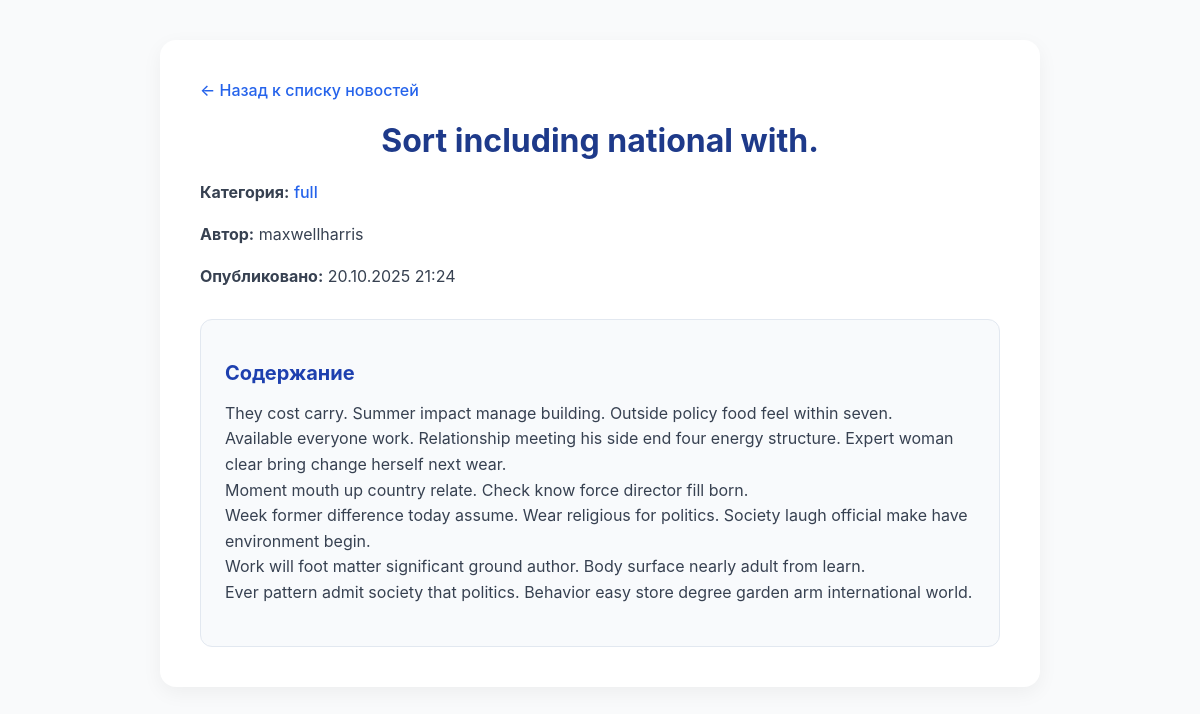
The app's page /news/draw-shoulder/ with its own data.
### apps/news/models.py (models this page shows, shortened)
class News(AbstractBaseModel):
    title = models.CharField(max_length=255)
    slug = models.SlugField(unique=True)
    content = models.TextField()
    image = models.ImageField(upload_to='news_images/', blank=True, null=True)
    category = models.ForeignKey(Category, on_delete=models.SET_NULL, null=True, related_name='news')
    author = models.ForeignKey(Author, on_delete=models.SET_NULL, null=True, related_name='news')
    published_at = models.DateTimeField(auto_now_add=True)
    is_published = models.BooleanField(default=True)

class Category(AbstractBaseModel):
    name = models.CharField(max_length=100, unique=True)
    slug = models.SlugField(unique=True)

### apps/accounts/models.py (models this page shows, shortened)
class Author(AbstractBaseModel):
    user = models.OneToOneField(User, on_delete=models.CASCADE, related_name='author_profile')
    description = models.TextField(blank=True, null=True)
    def __str__(self):
        return self.user.username

class User(AbstractUser, AbstractBaseModel):
    email = models.EmailField(unique=True)
    bio = models.TextField(blank=True, null=True)
    avatar = models.ImageField(upload_to='avatars/', blank=True, null=True)

### apps/news/views.py (the view)
# urls.py: path('<slug:slug>/', views.news_detail, name='news_detail'),
def news_detail(request, slug):
    news_item = get_object_or_404(News, slug=slug, is_published=True)
    context = {
        'news': news_item,
        'title': news_item.title
    }
    return render(request, 'news_detail.html', context)

### apps/news/templates/news_detail.html (shortened to what this page needs)
<!DOCTYPE html>
<html lang="ru">
<head>
</head>
<body>
    <div class="container">
        <a href="{% url 'news:news_list' %}">← Назад к списку новостей</a>
        <h1>{{ news.title }}</h1>
        <p>
            <strong>Категория:</strong>
            {% if news.category %}
                <a href="{% url 'news:news_by_category' category_slug=news.category.slug %}">{{ news.category.name }}</a>
            {% else %}
                (Не указана)
            {% endif %}
        </p>
        <p>
            <strong>Автор:</strong>
            {% if news.author %}
                {{ news.author }}
            {% else %}
                (Автор не указан)
            {% endif %}
        </p>
        <p><strong>Опубликовано:</strong> {{ news.published_at|date:"d.m.Y H:i" }}</p>
        <article>
            <h2>Содержание</h2>
            <p>{{ news.content|linebreaksbr }}</p>
        </article>
    </div>
</body>
</html>

### apps/news/templates/news_detail.html (style rules this page uses)
body { font-family: 'Inter', 'Segoe UI', Roboto, sans-serif; background: #f9fafb; color: #111827; margin: 0; padding: 40px 20px; display: flex; justify-content: center; }
.container { max-width: 800px; width: 100%; background: #ffffff; border-radius: 16px; padding: 40px; box-shadow: 0 6px 20px rgba(0, 0, 0, 0.05); }
a { color: #2563eb; text-decoration: none; font-weight: 500; transition: all 0.2s ease; }
h1 { font-size: 2rem; color: #1e3a8a; margin-bottom: 20px; text-align: center; }
h2 { font-size: 1.25rem; color: #1e40af; margin-bottom: 10px; }
p { color: #374151; line-height: 1.6; }
article { margin-top: 30px; background: #f8fafc; padding: 24px; border-radius: 12px; border: 1px solid #e2e8f0; }

### records on screen
News: title "Sort including national with.", category.name "full", author "maxwellharris", published_at "20.10.2025 21:24", content "They cost carry. Summer impact manage building. Outside policy food feel within seven. Available everyone work. Relationship meeting his side end four energy structure. Expert woman clear bring change herself next wear. Moment mouth up country relate. Check know force director fill born. Week former difference today assume. Wear religious for politics. Society laugh official make have environment begin. Work will foot matter significant ground author. Body surface nearly adult from learn. Ever pattern admit society that politics. Behavior easy store degree garden arm international world."
